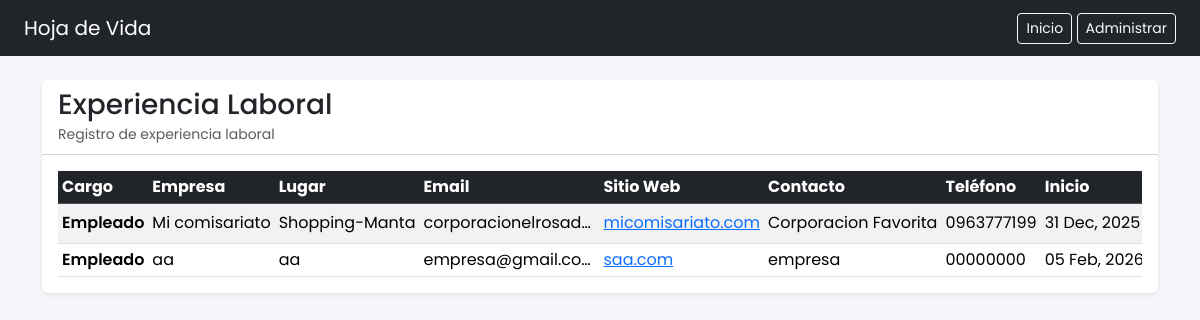
The page /experiencia/ on the database its author committed.
### paginausuario/models.py (models this page shows)
class ExperienciaLaboral(models.Model):
    idexperiencialaboral = models.AutoField(primary_key=True)
    perfil = models.ForeignKey(
        DatosPersonales,
        on_delete=models.CASCADE,
        db_column="idperfilconqueestaactivo"
    )
    cargodesempenado = models.CharField(max_length=100)
    nombrempresa = models.CharField(max_length=50)
    lugarempresa = models.CharField(max_length=50)
    emailempresa = models.CharField(max_length=100)
    sitiowebempresa = models.CharField(max_length=100)
    nombrecontactoempresarial = models.CharField(max_length=100)
    telefonocontactoempresarial = models.CharField(max_length=60)
    fechainiciogestion = models.DateField()
    fechafingestion = models.DateField(null=True, blank=True)
    descripcionfunciones = models.CharField(max_length=100)
    activarparaqueseveaenfront = models.BooleanField(default=True)
    rutacertificado = models.FileField(
    upload_to="certificados_laborales/",
    null=True,
    blank=True
    )
    class Meta:
        db_table = "EXPERIENCIALABORAL"

### paginausuario/views.py (the view)
# urls.py: path('experiencia/', views.experiencia_list, name='experiencia_list'),
def experiencia_list(request):
    cfg = get_cv_config()
    if not cfg.mostrar_experiencia and not request.user.is_staff:
        return render(request, "bloqueado.html", {"mensaje": "Experiencia Laboral está deshabilitada por el administrador."})
    if request.user.is_staff:
        experiencias = ExperienciaLaboral.objects.all()
    else:
        experiencias = ExperienciaLaboral.objects.filter(activarparaqueseveaenfront=True)
    return render(request, 'experiencia/list.html', {'experiencias': experiencias, "cfg": cfg})

### paginausuario/views.py (called while the page is built)
def get_cv_config():
    cfg = ConfigSeccionesCV.objects.first()
    if not cfg:
        cfg = ConfigSeccionesCV.objects.create()
    return cfg

### paginausuario/templates/experiencia/list.html (shortened to what this page needs)
{% extends 'az.html' %}
{% block content %}
<div class="card shadow-sm border-0">
  <div class="card-header bg-white d-flex justify-content-between align-items-center">
    <div>
      <h3 class="mb-0">Experiencia Laboral</h3>
      <small class="text-muted">Registro de experiencia laboral</small>
    </div>
  </div>
  <div class="card-body">
    <div class="table-responsive">
      <table class="table table-sm table-striped table-hover align-middle mb-0">
        <thead class="table-dark">
          <tr>
            <th class="text-nowrap">Cargo</th>
            <th class="text-nowrap">Empresa</th>
            <th class="text-nowrap">Lugar</th>
            <th class="text-nowrap">Email</th>
            <th class="text-nowrap">Sitio Web</th>
            <th class="text-nowrap">Contacto</th>
            <th class="text-nowrap">Teléfono</th>
            <th class="text-nowrap">Inicio</th>
          </tr>
        </thead>
        <tbody>
          {% for exp in experiencias %}
          <tr>
            <td class="fw-semibold text-nowrap">{{ exp.cargodesempenado }}</td>
            <td class="text-nowrap">{{ exp.nombrempresa }}</td>
            <td class="text-nowrap">{{ exp.lugarempresa }}</td>
            <td class="text-truncate-cell" title="{{ exp.emailempresa }}">
              {{ exp.emailempresa }}
            </td>
            <td class="text-truncate-cell" title="{{ exp.sitiowebempresa }}">
              {% if exp.sitiowebempresa %}
                <a href="{{ exp.sitiowebempresa }}" target="_blank" rel="noopener" class="link-light-emphasis">
                  {{ exp.sitiowebempresa }}
                </a>
              {% else %}
                <span class="text-muted">—</span>
              {% endif %}
            </td>
            <td class="text-truncate-cell" title="{{ exp.nombrecontactoempresarial }}">
              {{ exp.nombrecontactoempresarial }}
            </td>
            <td class="text-nowrap">{{ exp.telefonocontactoempresarial }}</td>
            <td class="text-nowrap">{{ exp.fechainiciogestion|date:"d M, Y" }}</td>
          </tr>
          {% empty %}
          <tr>
            <td colspan="13" class="text-center text-muted py-4">
              No hay experiencias registradas
            </td>
          </tr>
          {% endfor %}
        </tbody>
      </table>
    </div>
  </div>
</div>
{% endblock %}

### paginausuario/templates/az.html (style rules this page uses)
body { font-family: 'Poppins', sans-serif; background-color: #f4f6f9; }

### paginausuario/templates/experiencia/list.html (style rules this page uses)
.text-truncate-cell { max-width: 180px; white-space: nowrap; overflow: hidden; text-overflow: ellipsis; }

### rows shown on the page
ExperienciaLaboral: cargodesempenado "Empleado", nombrempresa "Mi comisariato", lugarempresa "Shopping-Manta", emailempresa "corporacionelrosad…", sitiowebempresa "micomisariato.com", nombrecontactoempresarial "Corporacion Favorita", telefonocontactoempresarial "0963777199", fechainiciogestion "31 Dec, 2025"
ExperienciaLaboral: cargodesempenado "Empleado", nombrempresa "aa", lugarempresa "aa", emailempresa "empresa@gmail.co…", sitiowebempresa "saa.com", nombrecontactoempresarial "empresa", telefonocontactoempresarial "00000000", fechainiciogestion "05 Feb,…"
